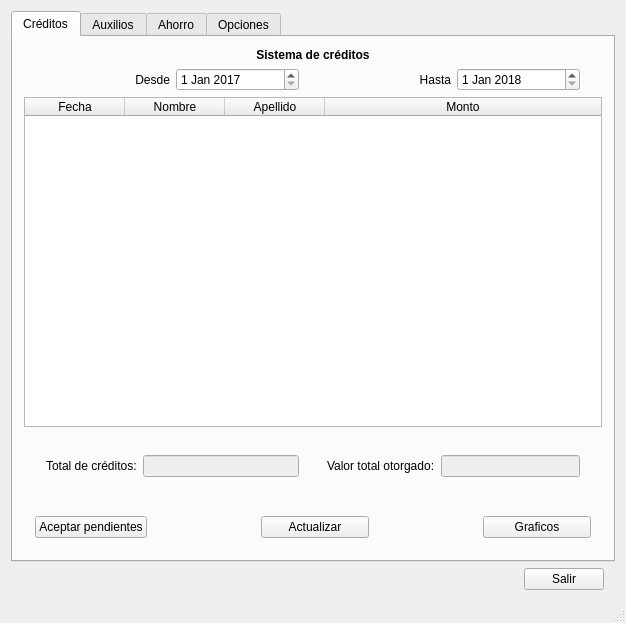
<?xml version="1.0" encoding="UTF-8"?>
<ui version="4.0">
 <class>FondoTrabajadores</class>
 <widget class="QMainWindow" name="FondoTrabajadores">
  <property name="geometry">
   <rect>
    <x>0</x>
    <y>0</y>
    <width>626</width>
    <height>623</height>
   </rect>
  </property>
  <property name="windowTitle">
   <string>FondoTrabajadores</string>
  </property>
  <widget class="QWidget" name="centralWidget">
   <layout class="QGridLayout" name="gridLayout">
    <item row="0" column="0">
     <widget class="QTabWidget" name="tabWidget">
      <property name="currentIndex">
       <number>0</number>
      </property>
      <widget class="QWidget" name="tab">
       <attribute name="title">
        <string>Créditos</string>
       </attribute>
       <layout class="QVBoxLayout" name="verticalLayout_2">
        <item>
         <widget class="QLabel" name="label_15">
          <property name="text">
           <string>&lt;html&gt;&lt;head/&gt;&lt;body&gt;&lt;p align=&quot;center&quot;&gt;&lt;span style=&quot; font-weight:600;&quot;&gt;Sistema de créditos&lt;/span&gt;&lt;/p&gt;&lt;/body&gt;&lt;/html&gt;</string>
          </property>
          <property name="margin">
           <number>10</number>
          </property>
         </widget>
        </item>
        <item>
         <widget class="QWidget" name="widget_6" native="true">
          <layout class="QGridLayout" name="gridLayout_11">
           <property name="topMargin">
            <number>0</number>
           </property>
           <property name="bottomMargin">
            <number>0</number>
           </property>
           <item row="0" column="0">
            <widget class="QWidget" name="widget_10" native="true">
             <layout class="QGridLayout" name="gridLayout_12">
              <property name="topMargin">
               <number>0</number>
              </property>
              <property name="bottomMargin">
               <number>0</number>
              </property>
              <item row="0" column="1">
               <widget class="QDateEdit" name="dateCredInicial">
                <property name="dateTime">
                 <datetime>
                  <hour>0</hour>
                  <minute>0</minute>
                  <second>0</second>
                  <year>2017</year>
                  <month>1</month>
                  <day>1</day>
                 </datetime>
                </property>
               </widget>
              </item>
              <item row="0" column="0">
               <widget class="QLabel" name="label_16">
                <property name="text">
                 <string>Desde</string>
                </property>
                <property name="alignment">
                 <set>Qt::AlignRight|Qt::AlignTrailing|Qt::AlignVCenter</set>
                </property>
               </widget>
              </item>
             </layout>
            </widget>
           </item>
           <item row="0" column="1">
            <widget class="QWidget" name="widget_11" native="true">
             <layout class="QGridLayout" name="gridLayout_13">
              <property name="topMargin">
               <number>0</number>
              </property>
              <property name="bottomMargin">
               <number>0</number>
              </property>
              <item row="0" column="0">
               <widget class="QLabel" name="label_17">
                <property name="text">
                 <string>Hasta</string>
                </property>
                <property name="alignment">
                 <set>Qt::AlignRight|Qt::AlignTrailing|Qt::AlignVCenter</set>
                </property>
               </widget>
              </item>
              <item row="0" column="1">
               <widget class="QDateEdit" name="dateCredFinal">
                <property name="dateTime">
                 <datetime>
                  <hour>0</hour>
                  <minute>0</minute>
                  <second>0</second>
                  <year>2018</year>
                  <month>1</month>
                  <day>1</day>
                 </datetime>
                </property>
               </widget>
              </item>
             </layout>
            </widget>
           </item>
          </layout>
         </widget>
        </item>
        <item>
         <widget class="QTableWidget" name="tCreditos">
          <attribute name="horizontalHeaderStretchLastSection">
           <bool>true</bool>
          </attribute>
          <column>
           <property name="text">
            <string>Fecha</string>
           </property>
          </column>
          <column>
           <property name="text">
            <string>Nombre</string>
           </property>
          </column>
          <column>
           <property name="text">
            <string>Apellido</string>
           </property>
          </column>
          <column>
           <property name="text">
            <string>Monto</string>
           </property>
          </column>
         </widget>
        </item>
        <item>
         <widget class="QWidget" name="widget_12" native="true">
          <layout class="QHBoxLayout" name="horizontalLayout_2">
           <item>
            <widget class="QWidget" name="widget_13" native="true">
             <layout class="QGridLayout" name="gridLayout_15">
              <item row="0" column="0">
               <widget class="QLabel" name="label_18">
                <property name="text">
                 <string>Total de créditos:</string>
                </property>
               </widget>
              </item>
              <item row="0" column="1">
               <widget class="QLineEdit" name="lCredNumTotal">
                <property name="enabled">
                 <bool>false</bool>
                </property>
               </widget>
              </item>
             </layout>
            </widget>
           </item>
           <item>
            <widget class="QWidget" name="widget_14" native="true">
             <layout class="QGridLayout" name="gridLayout_14">
              <item row="0" column="0">
               <widget class="QLabel" name="label_19">
                <property name="text">
                 <string>Valor total otorgado:</string>
                </property>
               </widget>
              </item>
              <item row="0" column="1">
               <widget class="QLineEdit" name="lCredValorTotal">
                <property name="enabled">
                 <bool>false</bool>
                </property>
               </widget>
              </item>
             </layout>
            </widget>
           </item>
          </layout>
         </widget>
        </item>
        <item>
         <widget class="QWidget" name="widget_5" native="true">
          <layout class="QHBoxLayout" name="horizontalLayout">
           <item>
            <widget class="QPushButton" name="bCredAceptar">
             <property name="sizePolicy">
              <sizepolicy hsizetype="Expanding" vsizetype="Fixed">
               <horstretch>0</horstretch>
               <verstretch>0</verstretch>
              </sizepolicy>
             </property>
             <property name="text">
              <string>Aceptar pendientes</string>
             </property>
            </widget>
           </item>
           <item>
            <spacer name="horizontalSpacer_2">
             <property name="orientation">
              <enum>Qt::Horizontal</enum>
             </property>
             <property name="sizeHint" stdset="0">
              <size>
               <width>40</width>
               <height>20</height>
              </size>
             </property>
            </spacer>
           </item>
           <item>
            <widget class="QPushButton" name="bCredActualizar">
             <property name="sizePolicy">
              <sizepolicy hsizetype="Expanding" vsizetype="Fixed">
               <horstretch>0</horstretch>
               <verstretch>0</verstretch>
              </sizepolicy>
             </property>
             <property name="text">
              <string>Actualizar</string>
             </property>
            </widget>
           </item>
           <item>
            <spacer name="horizontalSpacer">
             <property name="orientation">
              <enum>Qt::Horizontal</enum>
             </property>
             <property name="sizeHint" stdset="0">
              <size>
               <width>40</width>
               <height>20</height>
              </size>
             </property>
            </spacer>
           </item>
           <item>
            <widget class="QPushButton" name="bCredGaficar">
             <property name="sizePolicy">
              <sizepolicy hsizetype="Expanding" vsizetype="Fixed">
               <horstretch>0</horstretch>
               <verstretch>0</verstretch>
              </sizepolicy>
             </property>
             <property name="text">
              <string>Graficos</string>
             </property>
            </widget>
           </item>
          </layout>
         </widget>
        </item>
       </layout>
      </widget>
      <widget class="QWidget" name="tab_2">
       <attribute name="title">
        <string>Auxilios</string>
       </attribute>
       <layout class="QVBoxLayout" name="verticalLayout_3">
        <item>
         <widget class="QLabel" name="label_20">
          <property name="text">
           <string>&lt;html&gt;&lt;head/&gt;&lt;body&gt;&lt;p align=&quot;center&quot;&gt;&lt;span style=&quot; font-weight:600;&quot;&gt;Sistema de Auxilios&lt;/span&gt;&lt;/p&gt;&lt;/body&gt;&lt;/html&gt;</string>
          </property>
          <property name="margin">
           <number>10</number>
          </property>
         </widget>
        </item>
        <item>
         <widget class="QWidget" name="widget_15" native="true">
          <layout class="QHBoxLayout" name="horizontalLayout_4">
           <property name="topMargin">
            <number>0</number>
           </property>
           <property name="bottomMargin">
            <number>0</number>
           </property>
           <item>
            <widget class="QWidget" name="widget_16" native="true">
             <layout class="QHBoxLayout" name="horizontalLayout_5">
              <property name="topMargin">
               <number>0</number>
              </property>
              <property name="bottomMargin">
               <number>0</number>
              </property>
              <item>
               <widget class="QLabel" name="label_21">
                <property name="text">
                 <string>Desde</string>
                </property>
                <property name="alignment">
                 <set>Qt::AlignRight|Qt::AlignTrailing|Qt::AlignVCenter</set>
                </property>
               </widget>
              </item>
              <item>
               <widget class="QDateEdit" name="dateAuxInit">
                <property name="dateTime">
                 <datetime>
                  <hour>0</hour>
                  <minute>0</minute>
                  <second>0</second>
                  <year>2017</year>
                  <month>1</month>
                  <day>1</day>
                 </datetime>
                </property>
               </widget>
              </item>
             </layout>
            </widget>
           </item>
           <item>
            <widget class="QWidget" name="widget_17" native="true">
             <layout class="QHBoxLayout" name="horizontalLayout_6">
              <property name="topMargin">
               <number>0</number>
              </property>
              <property name="bottomMargin">
               <number>0</number>
              </property>
              <item>
               <widget class="QLabel" name="label_22">
                <property name="text">
                 <string>Hasta</string>
                </property>
                <property name="alignment">
                 <set>Qt::AlignRight|Qt::AlignTrailing|Qt::AlignVCenter</set>
                </property>
               </widget>
              </item>
              <item>
               <widget class="QDateEdit" name="dateAuxFinal">
                <property name="dateTime">
                 <datetime>
                  <hour>0</hour>
                  <minute>0</minute>
                  <second>0</second>
                  <year>2018</year>
                  <month>1</month>
                  <day>1</day>
                 </datetime>
                </property>
               </widget>
              </item>
             </layout>
            </widget>
           </item>
          </layout>
         </widget>
        </item>
        <item>
         <widget class="QTableWidget" name="tAuxilio">
          <attribute name="horizontalHeaderStretchLastSection">
           <bool>true</bool>
          </attribute>
          <column>
           <property name="text">
            <string>Fecha</string>
           </property>
          </column>
          <column>
           <property name="text">
            <string>Nombre</string>
           </property>
          </column>
          <column>
           <property name="text">
            <string>Apellido</string>
           </property>
          </column>
          <column>
           <property name="text">
            <string>Tipo</string>
           </property>
          </column>
          <column>
           <property name="text">
            <string>Monto</string>
           </property>
          </column>
         </widget>
        </item>
        <item>
         <widget class="QWidget" name="widget_18" native="true">
          <layout class="QHBoxLayout" name="horizontalLayout_7">
           <item>
            <widget class="QWidget" name="widget_19" native="true">
             <layout class="QGridLayout" name="gridLayout_16">
              <item row="0" column="0">
               <widget class="QLabel" name="label_23">
                <property name="text">
                 <string>Total de auxilios:</string>
                </property>
               </widget>
              </item>
              <item row="0" column="1">
               <widget class="QLineEdit" name="lAuxNumTotal">
                <property name="enabled">
                 <bool>false</bool>
                </property>
               </widget>
              </item>
             </layout>
            </widget>
           </item>
           <item>
            <widget class="QWidget" name="widget_20" native="true">
             <layout class="QGridLayout" name="gridLayout_17">
              <item row="0" column="0">
               <widget class="QLabel" name="label_24">
                <property name="text">
                 <string>Valor total otorgado:</string>
                </property>
               </widget>
              </item>
              <item row="0" column="1">
               <widget class="QLineEdit" name="lAuxValorTotal">
                <property name="enabled">
                 <bool>false</bool>
                </property>
               </widget>
              </item>
             </layout>
            </widget>
           </item>
          </layout>
         </widget>
        </item>
        <item>
         <widget class="QWidget" name="widget_21" native="true">
          <layout class="QHBoxLayout" name="horizontalLayout_8">
           <item>
            <widget class="QPushButton" name="bAuxAceptar">
             <property name="sizePolicy">
              <sizepolicy hsizetype="Expanding" vsizetype="Fixed">
               <horstretch>0</horstretch>
               <verstretch>0</verstretch>
              </sizepolicy>
             </property>
             <property name="text">
              <string>Aceptar pendientes</string>
             </property>
            </widget>
           </item>
           <item>
            <spacer name="horizontalSpacer_4">
             <property name="orientation">
              <enum>Qt::Horizontal</enum>
             </property>
             <property name="sizeHint" stdset="0">
              <size>
               <width>40</width>
               <height>20</height>
              </size>
             </property>
            </spacer>
           </item>
           <item>
            <widget class="QPushButton" name="bAuxActualizar">
             <property name="sizePolicy">
              <sizepolicy hsizetype="Expanding" vsizetype="Fixed">
               <horstretch>0</horstretch>
               <verstretch>0</verstretch>
              </sizepolicy>
             </property>
             <property name="text">
              <string>Actualizar</string>
             </property>
            </widget>
           </item>
           <item>
            <spacer name="horizontalSpacer_5">
             <property name="orientation">
              <enum>Qt::Horizontal</enum>
             </property>
             <property name="sizeHint" stdset="0">
              <size>
               <width>40</width>
               <height>20</height>
              </size>
             </property>
            </spacer>
           </item>
           <item>
            <widget class="QPushButton" name="bAuxGraficar">
             <property name="sizePolicy">
              <sizepolicy hsizetype="Expanding" vsizetype="Fixed">
               <horstretch>0</horstretch>
               <verstretch>0</verstretch>
              </sizepolicy>
             </property>
             <property name="text">
              <string>Graficos</string>
             </property>
            </widget>
           </item>
          </layout>
         </widget>
        </item>
       </layout>
      </widget>
      <widget class="QWidget" name="tab_3">
       <attribute name="title">
        <string>Ahorro</string>
       </attribute>
       <layout class="QVBoxLayout" name="verticalLayout_4">
        <item>
         <widget class="QLabel" name="label_25">
          <property name="text">
           <string>&lt;html&gt;&lt;head/&gt;&lt;body&gt;&lt;p align=&quot;center&quot;&gt;&lt;span style=&quot; font-weight:600;&quot;&gt;Sistema de ahorros&lt;/span&gt;&lt;/p&gt;&lt;/body&gt;&lt;/html&gt;</string>
          </property>
          <property name="margin">
           <number>10</number>
          </property>
         </widget>
        </item>
        <item>
         <widget class="QWidget" name="widget_22" native="true">
          <layout class="QHBoxLayout" name="horizontalLayout_9">
           <property name="topMargin">
            <number>0</number>
           </property>
           <property name="bottomMargin">
            <number>0</number>
           </property>
           <item>
            <widget class="QWidget" name="widget_23" native="true">
             <layout class="QHBoxLayout" name="horizontalLayout_10">
              <property name="topMargin">
               <number>0</number>
              </property>
              <property name="bottomMargin">
               <number>0</number>
              </property>
              <item>
               <widget class="QLabel" name="label_26">
                <property name="text">
                 <string>Desde</string>
                </property>
                <property name="alignment">
                 <set>Qt::AlignRight|Qt::AlignTrailing|Qt::AlignVCenter</set>
                </property>
               </widget>
              </item>
              <item>
               <widget class="QDateEdit" name="dateAhoInit">
                <property name="dateTime">
                 <datetime>
                  <hour>0</hour>
                  <minute>0</minute>
                  <second>0</second>
                  <year>2017</year>
                  <month>1</month>
                  <day>1</day>
                 </datetime>
                </property>
               </widget>
              </item>
             </layout>
            </widget>
           </item>
           <item>
            <widget class="QWidget" name="widget_24" native="true">
             <layout class="QHBoxLayout" name="horizontalLayout_11">
              <property name="topMargin">
               <number>0</number>
              </property>
              <property name="bottomMargin">
               <number>0</number>
              </property>
              <item>
               <widget class="QLabel" name="label_27">
                <property name="text">
                 <string>Hasta</string>
                </property>
                <property name="alignment">
                 <set>Qt::AlignRight|Qt::AlignTrailing|Qt::AlignVCenter</set>
                </property>
               </widget>
              </item>
              <item>
               <widget class="QDateEdit" name="dateAhoFinal">
                <property name="dateTime">
                 <datetime>
                  <hour>0</hour>
                  <minute>0</minute>
                  <second>0</second>
                  <year>2018</year>
                  <month>1</month>
                  <day>1</day>
                 </datetime>
                </property>
               </widget>
              </item>
             </layout>
            </widget>
           </item>
          </layout>
         </widget>
        </item>
        <item>
         <widget class="QTableWidget" name="tAhorro">
          <attribute name="horizontalHeaderStretchLastSection">
           <bool>true</bool>
          </attribute>
          <column>
           <property name="text">
            <string>Fecha</string>
           </property>
          </column>
          <column>
           <property name="text">
            <string>Nombre</string>
           </property>
          </column>
          <column>
           <property name="text">
            <string>Apellido</string>
           </property>
          </column>
          <column>
           <property name="text">
            <string>Monto</string>
           </property>
          </column>
         </widget>
        </item>
        <item>
         <widget class="QWidget" name="widget_25" native="true">
          <layout class="QHBoxLayout" name="horizontalLayout_12">
           <item>
            <widget class="QWidget" name="widget_26" native="true">
             <layout class="QGridLayout" name="gridLayout_18">
              <item row="0" column="0">
               <widget class="QLabel" name="label_28">
                <property name="text">
                 <string>Total de ahorros:</string>
                </property>
               </widget>
              </item>
              <item row="0" column="1">
               <widget class="QLineEdit" name="lAhoNumTotal">
                <property name="enabled">
                 <bool>false</bool>
                </property>
               </widget>
              </item>
             </layout>
            </widget>
           </item>
           <item>
            <widget class="QWidget" name="widget_27" native="true">
             <layout class="QGridLayout" name="gridLayout_19">
              <item row="0" column="0">
               <widget class="QLabel" name="label_29">
                <property name="text">
                 <string>Valor total ahorrado:</string>
                </property>
               </widget>
              </item>
              <item row="0" column="1">
               <widget class="QLineEdit" name="lAhoValorTotal">
                <property name="enabled">
                 <bool>false</bool>
                </property>
               </widget>
              </item>
             </layout>
            </widget>
           </item>
          </layout>
         </widget>
        </item>
        <item>
         <widget class="QWidget" name="widget_28" native="true">
          <layout class="QHBoxLayout" name="horizontalLayout_13">
           <item>
            <widget class="QPushButton" name="bAhoActualizar">
             <property name="sizePolicy">
              <sizepolicy hsizetype="Expanding" vsizetype="Fixed">
               <horstretch>0</horstretch>
               <verstretch>0</verstretch>
              </sizepolicy>
             </property>
             <property name="text">
              <string>Actualizar</string>
             </property>
            </widget>
           </item>
           <item>
            <spacer name="horizontalSpacer_7">
             <property name="orientation">
              <enum>Qt::Horizontal</enum>
             </property>
             <property name="sizeHint" stdset="0">
              <size>
               <width>40</width>
               <height>20</height>
              </size>
             </property>
            </spacer>
           </item>
           <item>
            <widget class="QPushButton" name="bAhoGraficar">
             <property name="sizePolicy">
              <sizepolicy hsizetype="Expanding" vsizetype="Fixed">
               <horstretch>0</horstretch>
               <verstretch>0</verstretch>
              </sizepolicy>
             </property>
             <property name="text">
              <string>Graficos</string>
             </property>
            </widget>
           </item>
          </layout>
         </widget>
        </item>
       </layout>
      </widget>
      <widget class="QWidget" name="tab_4">
       <attribute name="title">
        <string>Opciones</string>
       </attribute>
       <layout class="QVBoxLayout" name="verticalLayout">
        <item>
         <widget class="QLabel" name="label">
          <property name="text">
           <string>&lt;html&gt;&lt;head/&gt;&lt;body&gt;&lt;p align=&quot;center&quot;&gt;&lt;span style=&quot; font-weight:600;&quot;&gt;Propiedades del sistema de fondo de trabajadores&lt;/span&gt;&lt;/p&gt;&lt;/body&gt;&lt;/html&gt;</string>
          </property>
          <property name="margin">
           <number>10</number>
          </property>
         </widget>
        </item>
        <item>
         <widget class="QGroupBox" name="groupBox">
          <property name="title">
           <string>Propiedades para créditos</string>
          </property>
          <layout class="QGridLayout" name="gridLayout_2">
           <item row="0" column="0">
            <widget class="QWidget" name="widget" native="true">
             <property name="sizePolicy">
              <sizepolicy hsizetype="Expanding" vsizetype="Preferred">
               <horstretch>0</horstretch>
               <verstretch>0</verstretch>
              </sizepolicy>
             </property>
             <layout class="QGridLayout" name="gridLayout_3">
              <item row="3" column="1">
               <widget class="QLineEdit" name="lOpcValorPlataforma">
                <property name="enabled">
                 <bool>true</bool>
                </property>
               </widget>
              </item>
              <item row="2" column="0">
               <widget class="QLabel" name="label_6">
                <property name="text">
                 <string>Valor administración</string>
                </property>
                <property name="alignment">
                 <set>Qt::AlignRight|Qt::AlignTrailing|Qt::AlignVCenter</set>
                </property>
               </widget>
              </item>
              <item row="0" column="0">
               <widget class="QLabel" name="label_2">
                <property name="text">
                 <string>Maximo de cuotas</string>
                </property>
                <property name="alignment">
                 <set>Qt::AlignRight|Qt::AlignTrailing|Qt::AlignVCenter</set>
                </property>
               </widget>
              </item>
              <item row="0" column="1">
               <widget class="QLineEdit" name="lOpcMaxCuotas">
                <property name="enabled">
                 <bool>true</bool>
                </property>
               </widget>
              </item>
              <item row="1" column="1">
               <widget class="QLineEdit" name="lOpcTasaCredito">
                <property name="enabled">
                 <bool>true</bool>
                </property>
               </widget>
              </item>
              <item row="1" column="0">
               <widget class="QLabel" name="label_3">
                <property name="text">
                 <string>Tasa de crédito</string>
                </property>
                <property name="alignment">
                 <set>Qt::AlignRight|Qt::AlignTrailing|Qt::AlignVCenter</set>
                </property>
               </widget>
              </item>
              <item row="2" column="1">
               <widget class="QLineEdit" name="lOpcValorAdmin">
                <property name="enabled">
                 <bool>true</bool>
                </property>
               </widget>
              </item>
              <item row="3" column="0">
               <widget class="QLabel" name="label_8">
                <property name="text">
                 <string>Valor plataforma</string>
                </property>
                <property name="alignment">
                 <set>Qt::AlignRight|Qt::AlignTrailing|Qt::AlignVCenter</set>
                </property>
               </widget>
              </item>
              <item row="4" column="0" colspan="2">
               <spacer name="verticalSpacer_3">
                <property name="orientation">
                 <enum>Qt::Vertical</enum>
                </property>
                <property name="sizeHint" stdset="0">
                 <size>
                  <width>20</width>
                  <height>40</height>
                 </size>
                </property>
               </spacer>
              </item>
             </layout>
            </widget>
           </item>
           <item row="0" column="1">
            <widget class="QWidget" name="widget_2" native="true">
             <property name="sizePolicy">
              <sizepolicy hsizetype="Expanding" vsizetype="Preferred">
               <horstretch>0</horstretch>
               <verstretch>0</verstretch>
              </sizepolicy>
             </property>
             <layout class="QGridLayout" name="gridLayout_4">
              <item row="0" column="1">
               <widget class="QLineEdit" name="lOpcAntiguedad"/>
              </item>
              <item row="2" column="1">
               <widget class="QLineEdit" name="lOpcSeguro"/>
              </item>
              <item row="1" column="1">
               <widget class="QLineEdit" name="lOpcValorMax"/>
              </item>
              <item row="2" column="0">
               <widget class="QLabel" name="label_7">
                <property name="text">
                 <string>Valor seguro</string>
                </property>
                <property name="alignment">
                 <set>Qt::AlignRight|Qt::AlignTrailing|Qt::AlignVCenter</set>
                </property>
               </widget>
              </item>
              <item row="0" column="0">
               <widget class="QLabel" name="label_4">
                <property name="text">
                 <string>Antiguiedad minima</string>
                </property>
                <property name="alignment">
                 <set>Qt::AlignRight|Qt::AlignTrailing|Qt::AlignVCenter</set>
                </property>
               </widget>
              </item>
              <item row="1" column="0">
               <widget class="QLabel" name="label_5">
                <property name="text">
                 <string>Valor maximo</string>
                </property>
                <property name="alignment">
                 <set>Qt::AlignRight|Qt::AlignTrailing|Qt::AlignVCenter</set>
                </property>
               </widget>
              </item>
              <item row="3" column="0" colspan="2">
               <spacer name="verticalSpacer_2">
                <property name="orientation">
                 <enum>Qt::Vertical</enum>
                </property>
                <property name="sizeHint" stdset="0">
                 <size>
                  <width>20</width>
                  <height>40</height>
                 </size>
                </property>
               </spacer>
              </item>
             </layout>
            </widget>
           </item>
          </layout>
         </widget>
        </item>
        <item>
         <widget class="QGroupBox" name="groupBox_2">
          <property name="title">
           <string>Propiedades para auxilios</string>
          </property>
          <layout class="QGridLayout" name="gridLayout_7">
           <item row="0" column="2">
            <widget class="QWidget" name="widget_4" native="true">
             <layout class="QGridLayout" name="gridLayout_6">
              <item row="0" column="1">
               <widget class="QLineEdit" name="lOpcTasaEdu"/>
              </item>
              <item row="0" column="0">
               <widget class="QLabel" name="label_10">
                <property name="text">
                 <string>Tasa de Eduación</string>
                </property>
               </widget>
              </item>
              <item row="1" column="0">
               <widget class="QLabel" name="label_12">
                <property name="text">
                 <string>Valor maximo para auxilios</string>
                </property>
               </widget>
              </item>
              <item row="1" column="1">
               <widget class="QLineEdit" name="lOpcMaxAux"/>
              </item>
             </layout>
            </widget>
           </item>
           <item row="0" column="1">
            <widget class="QWidget" name="widget_3" native="true">
             <layout class="QGridLayout" name="gridLayout_5">
              <item row="0" column="0">
               <widget class="QLabel" name="label_9">
                <property name="text">
                 <string>Tasa de calamidad</string>
                </property>
               </widget>
              </item>
              <item row="0" column="1">
               <widget class="QLineEdit" name="lOpcTasaCalamidad"/>
              </item>
              <item row="1" column="0">
               <widget class="QLabel" name="label_11">
                <property name="text">
                 <string>Maximo de salarios para calamidad</string>
                </property>
               </widget>
              </item>
              <item row="1" column="1">
               <widget class="QLineEdit" name="lOpcMaxCalamidad"/>
              </item>
             </layout>
            </widget>
           </item>
          </layout>
         </widget>
        </item>
        <item>
         <widget class="QGroupBox" name="groupBox_3">
          <property name="title">
           <string>Propiedades para Ahorro</string>
          </property>
          <layout class="QGridLayout" name="gridLayout_8">
           <item row="0" column="0">
            <widget class="QWidget" name="widget_7" native="true">
             <layout class="QGridLayout" name="gridLayout_9">
              <item row="0" column="0">
               <widget class="QLabel" name="label_13">
                <property name="text">
                 <string>Tasa minima de ahorro</string>
                </property>
                <property name="alignment">
                 <set>Qt::AlignRight|Qt::AlignTrailing|Qt::AlignVCenter</set>
                </property>
               </widget>
              </item>
              <item row="0" column="1">
               <widget class="QLineEdit" name="lOpcMinTasaAhorro"/>
              </item>
             </layout>
            </widget>
           </item>
           <item row="0" column="1">
            <widget class="QWidget" name="widget_8" native="true">
             <layout class="QGridLayout" name="gridLayout_10">
              <item row="0" column="0">
               <widget class="QLabel" name="label_14">
                <property name="text">
                 <string>Tasa maxima de ahorro</string>
                </property>
                <property name="alignment">
                 <set>Qt::AlignRight|Qt::AlignTrailing|Qt::AlignVCenter</set>
                </property>
               </widget>
              </item>
              <item row="0" column="1">
               <widget class="QLineEdit" name="lOpcMaxTasaAhorro"/>
              </item>
             </layout>
            </widget>
           </item>
          </layout>
         </widget>
        </item>
        <item>
         <widget class="QWidget" name="widget_9" native="true">
          <layout class="QHBoxLayout" name="horizontalLayout_3">
           <item>
            <spacer name="horizontalSpacer_3">
             <property name="orientation">
              <enum>Qt::Horizontal</enum>
             </property>
             <property name="sizeHint" stdset="0">
              <size>
               <width>40</width>
               <height>20</height>
              </size>
             </property>
            </spacer>
           </item>
           <item>
            <widget class="QPushButton" name="bOpcGuardar">
             <property name="text">
              <string>Guardar propiedades</string>
             </property>
            </widget>
           </item>
          </layout>
         </widget>
        </item>
        <item>
         <spacer name="verticalSpacer">
          <property name="orientation">
           <enum>Qt::Vertical</enum>
          </property>
          <property name="sizeHint" stdset="0">
           <size>
            <width>20</width>
            <height>40</height>
           </size>
          </property>
         </spacer>
        </item>
       </layout>
      </widget>
     </widget>
    </item>
    <item row="1" column="0">
     <widget class="QWidget" name="widget_29" native="true">
      <layout class="QHBoxLayout" name="horizontalLayout_14">
       <property name="topMargin">
        <number>0</number>
       </property>
       <property name="bottomMargin">
        <number>0</number>
       </property>
       <item>
        <spacer name="horizontalSpacer_6">
         <property name="orientation">
          <enum>Qt::Horizontal</enum>
         </property>
         <property name="sizeHint" stdset="0">
          <size>
           <width>40</width>
           <height>20</height>
          </size>
         </property>
        </spacer>
       </item>
       <item>
        <widget class="QPushButton" name="pushButton">
         <property name="text">
          <string>Salir</string>
         </property>
        </widget>
       </item>
      </layout>
     </widget>
    </item>
   </layout>
  </widget>
  <widget class="QStatusBar" name="statusBar"/>
 </widget>
 <layoutdefault spacing="6" margin="11"/>
 <resources/>
 <connections/>
</ui>
